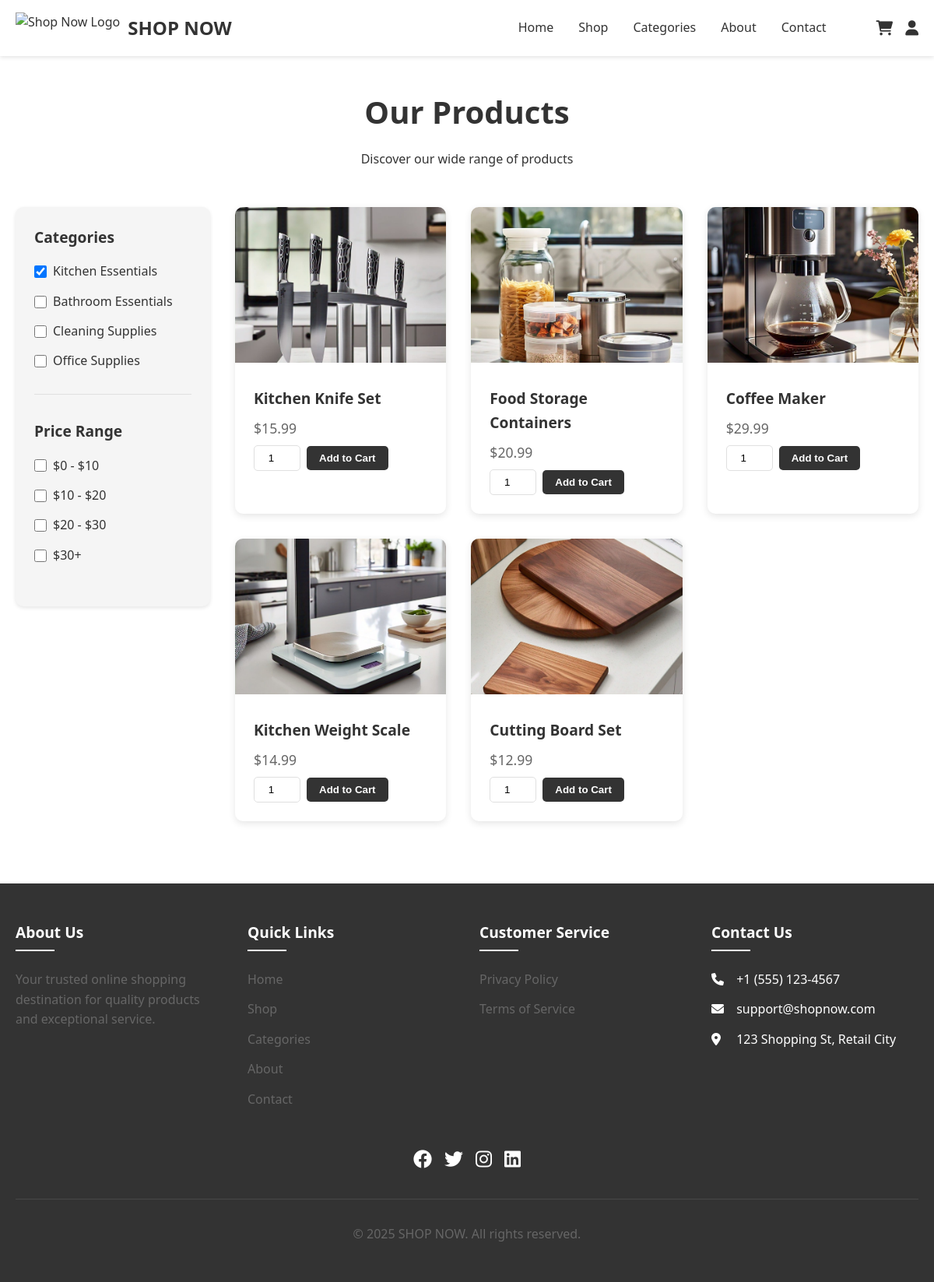
The app's page /shop.php?category=kitchen with its own data.
### tables this page shows
CREATE TABLE `products` (
  `id` int(11) NOT NULL,
  `name` varchar(255) NOT NULL,
  `description` text DEFAULT NULL,
  `price` decimal(10,2) NOT NULL,
  `stock_quantity` int(11) NOT NULL DEFAULT 0,
  `category` varchar(100) DEFAULT NULL,
  `image_url` text DEFAULT NULL,
  `created_at` datetime DEFAULT current_timestamp(),
  `updated_at` datetime DEFAULT current_timestamp() ON UPDATE current_timestamp()
);

### db_functions.php (called while the page is built, shortened)
<?php
$host = 'sql101.infinityfree.com';
$username = 'if0_38793211';
$password = 'shopnow12345';
function db_connect() {
    global $host, $username, $password, $database;
    $conn = mysqli_connect($host, $username, $password);
    return $conn;
}
function get_all_products() {
    $conn = db_connect();
    $query = "SELECT * FROM products";
    $result = mysqli_query($conn, $query);
    $products = [];
    while ($row = mysqli_fetch_array($result)) {
        $products[] = $row;
    }
    return $products;
}
?>

### shop.php (the view, shortened to what this page needs)
<?php
require 'db_functions.php';
function get_db_connection() {
    $conn = mysqli_connect('localhost', 'root', '');
    return $conn;
}
function get_user_data($conn, $user_id) {
    $user_name = '';
    $profile_image = 'https://cdn-icons-png.flaticon.com/512/149/149071.png';
    return ['user_name' => $user_name, 'profile_image' => $profile_image];
}
$conn = get_db_connection();
$user_data = get_user_data($conn, isset($_SESSION['user_id']) ? $_SESSION['user_id'] : null);
$user_name = $user_data['user_name'];
$profile_image = $user_data['profile_image'];
$products = get_all_products();
$selectedCategory = isset($_GET['category']) ? $_GET['category'] : '';
$filteredProducts = $selectedCategory ?
    array_filter($products, function($product) use ($selectedCategory) {
        return $product['category'] === $selectedCategory;
    }) :
    $products;
?>
<!DOCTYPE html>
<html lang="en">
<head>
    <link rel="stylesheet" href="https://cdnjs.cloudflare.com/ajax/libs/font-awesome/6.0.0/css/all.min.css">
</head>
<body>
    <header>
        <div class="container">
            <nav>
                <div class="logo-container">
                    <img src="https://cdn-icons-png.flaticon.com/512/1374/1374128.png" alt="Shop Now Logo" class="logo-img">
                    <a href="index.php" class="logo">SHOP NOW</a>
                </div>
                <div class="nav-links" id="navLinks">
                    <ul>
                        <li><a href="index.php">Home</a></li>
                        <li><a href="shop.php">Shop</a></li>
                        <li><a href="categories.php">Categories</a></li>
                        <li><a href="about.php">About</a></li>
                        <li><a href="contact.php">Contact</a></li>
                    </ul>
                    <div class="nav-icons">
                        <a href="cart.php" class="nav-icon"><i class="fas fa-shopping-cart"></i></a>
                        <?php if (isset($_SESSION['user_id'])): ?>
                            <div class="profile-container">
                                <img src="<?php echo htmlspecialchars($profile_image); ?>" alt="Profile" class="profile-image">
                                <span class="user-name"><?php echo htmlspecialchars($user_name); ?></span>
                                <div class="dropdown">
                                    <a href="logout.php">Logout</a>
                                </div>
                            </div>
                        <?php else: ?>
                            <a href="signin.php" class="nav-icon"><i class="fas fa-user"></i></a>
                        <?php endif; ?>
                    </div>
                </div>
            </nav>
        </div>
    </header>
    <main>
        <div class="container">
            <div class="shop-header">
                <h1>Our Products</h1>
                <p>Discover our wide range of products</p>
            </div>
            <div class="shop-content">
                <aside class="filters">
                    <div class="filter-section">
                        <h3>Categories</h3>
                        <ul class="filter-options">
                            <li><label><input type="checkbox" name="category" value="kitchen"> Kitchen Essentials</label></li>
                            <li><label><input type="checkbox" name="category" value="bathroom"> Bathroom Essentials</label></li>
                            <li><label><input type="checkbox" name="category" value="cleaning"> Cleaning Supplies</label></li>
                            <li><label><input type="checkbox" name="category" value="office"> Office Supplies</label></li>
                        </ul>
                    </div>
                    <div class="filter-section">
                        <h3>Price Range</h3>
                        <ul class="filter-options">
                            <li><label><input type="checkbox" name="price" value="0-10"> $0 - $10</label></li>
                            <li><label><input type="checkbox" name="price" value="10-20"> $10 - $20</label></li>
                            <li><label><input type="checkbox" name="price" value="20-30"> $20 - $30</label></li>
                            <li><label><input type="checkbox" name="price" value="30+"> $30+</label></li>
                        </ul>
                    </div>
                </aside>
                <div class="products-section">
                    <div class="products-grid" id="productsGrid">
                        <?php foreach ($filteredProducts as $product): ?>
                            <div class="product-card" data-category="<?php echo htmlspecialchars($product['category']); ?>" data-price="<?php echo $product['price']; ?>">
                                <img src="<?php echo htmlspecialchars($product['image_url']); ?>" alt="<?php echo htmlspecialchars($product['name']); ?>" class="product-image">
                                <div class="product-info">
                                    <h3 class="product-title"><?php echo htmlspecialchars($product['name']); ?></h3>
                                    <p class="product-price">$<?php echo number_format($product['price'], 2); ?></p>
                                    <form method="post" action="cart.php" class="add-to-cart-form">
                                        <input type="number" name="quantity" value="1" min="1" max="<?php echo $product['stock_quantity']; ?>" class="quantity-input">
                                        <button type="submit" name="add_to_cart" class="add-to-cart">Add to Cart</button>
                                    </form>
                                </div>
                            </div>
                        <?php endforeach; ?>
                    </div>
                </div>
            </div>
        </div>
    </main>
    <footer>
        <div class="container">
            <div class="footer-grid">
                <div class="footer-section">
                    <h3>About Us</h3>
                    <p>Your trusted online shopping destination for quality products and exceptional service.</p>
                </div>
                <div class="footer-section">
                    <h3>Quick Links</h3>
                    <ul>
                        <li><a href="index.php">Home</a></li>
                        <li><a href="shop.php">Shop</a></li>
                        <li><a href="categories.php">Categories</a></li>
                        <li><a href="about.php">About</a></li>
                        <li><a href="contact.php">Contact</a></li>
                    </ul>
                </div>
                <div class="footer-section">
                    <h3>Customer Service</h3>
                    <ul>
                        <li><a href="#">Privacy Policy</a></li>
                        <li><a href="#">Terms of Service</a></li>
                    </ul>
                </div>
                <div class="footer-section">
                    <h3>Contact Us</h3>
                    <ul>
                        <li><i class="fas fa-phone"></i> +1 (555) 123-4567</li>
                        <li><i class="fas fa-envelope"></i> support@shopnow.com</li>
                        <li><i class="fas fa-map-marker-alt"></i> 123 Shopping St, Retail City</li>
                    </ul>
                </div>
            </div>
            <div class="social-links">
                <a href="#"><i class="fab fa-facebook"></i></a>
                <a href="#"><i class="fab fa-twitter"></i></a>
                <a href="#"><i class="fab fa-instagram"></i></a>
                <a href="#"><i class="fab fa-linkedin"></i></a>
            </div>
            <p class="copyright">© 2025 SHOP NOW. All rights reserved.</p>
        </div>
    </footer>
</body>
</html>

### shop.php (style rules this page uses)
:root { --primary-color: #ffffff; --secondary-color: #f5f5f5; --accent-color: #333333; --text-color: #333333; --light-text: #666666; --border-color: #e0e0e0; }
* { margin: 0; padding: 0; box-sizing: border-box; }
body { font-family: 'Segoe UI', Tahoma, Geneva, Verdana, sans-serif; line-height: 1.6; color: var(--text-color); background-color: var(--primary-color); }
.container { max-width: 1200px; margin: 0 auto; padding: 0 20px; }
header { background-color: var(--primary-color); color: var(--text-color); padding: 1rem 0; position: fixed; width: 100%; top: 0; z-index: 1000; box-shadow: 0 2px 5px rgba(0,0,0,0.1); }
.logo-container { display: flex; align-items: center; gap: 10px; }
.logo-img { height: 40px; width: auto; }
nav { display: flex; justify-content: space-between; align-items: center; }
.logo { font-size: 1.5rem; font-weight: bold; color: var(--text-color); text-decoration: none; }
.nav-links { display: flex; gap: 2rem; align-items: center; }
nav ul { display: flex; list-style: none; gap: 2rem; }
nav ul li a { color: var(--text-color); text-decoration: none; font-weight: 500; transition: color 0.3s ease; }
.nav-icons { display: flex; gap: 1rem; margin-left: 2rem; }
.nav-icon { color: var(--text-color); font-size: 1.2rem; transition: color 0.3s ease; }
main { margin-top: 80px; padding: 2rem 0; }
.shop-header { text-align: center; margin-bottom: 3rem; }
.shop-header h1 { font-size: 2.5rem; color: var(--accent-color); margin-bottom: 1rem; }
.shop-content { display: grid; grid-template-columns: 250px 1fr; gap: 2rem; }
.filters { background: var(--secondary-color); padding: 1.5rem; border-radius: 10px; box-shadow: 0 2px 5px rgba(0,0,0,0.1); position: sticky; top: 100px; height: fit-content; }
.filter-section { margin-bottom: 2rem; padding-bottom: 1rem; border-bottom: 1px solid var(--border-color); }
.filter-section:last-child { border-bottom: none; margin-bottom: 0; }
.filter-section h3 { color: var(--accent-color); margin-bottom: 1rem; font-size: 1.2rem; }
.filter-options { list-style: none; }
.filter-options li { margin-bottom: 0.8rem; }
.filter-options label { display: flex; align-items: center; gap: 0.5rem; cursor: pointer; color: var(--text-color); transition: color 0.3s ease; }
.filter-options input[type="checkbox"] { width: 16px; height: 16px; cursor: pointer; }
.products-grid { display: grid; grid-template-columns: repeat(auto-fill, minmax(250px, 1fr)); gap: 2rem; }
.product-card { background: var(--primary-color); border-radius: 10px; overflow: hidden; box-shadow: 0 3px 10px rgba(0,0,0,0.1); transition: transform 0.3s ease; }
.product-image { width: 100%; height: 200px; object-fit: cover; }
.product-info { padding: 1.5rem; }
.product-title { font-size: 1.2rem; margin-bottom: 0.5rem; color: var(--accent-color); }
.product-price { font-size: 1.1rem; color: var(--light-text); margin-bottom: 0.5rem; }
.add-to-cart-form { display: flex; align-items: center; gap: 0.5rem; }
.quantity-input { width: 60px; padding: 0.5rem; border: 1px solid var(--border-color); border-radius: 5px; text-align: center; }
.add-to-cart { padding: 0.5rem 1rem; background-color: var(--accent-color); color: var(--primary-color); border: none; border-radius: 5px; font-weight: bold; transition: background-color 0.3s ease; cursor: pointer; }
footer { background-color: var(--accent-color); color: var(--primary-color); padding: 3rem 0; margin-top: 3rem; }
.footer-grid { display: grid; grid-template-columns: repeat(auto-fit, minmax(250px, 1fr)); gap: 2rem; }
.footer-section h3 { color: var(--primary-color); margin-bottom: 1.5rem; font-size: 1.2rem; position: relative; padding-bottom: 0.5rem; }
.footer-section h3::after { content: ''; position: absolute; bottom: 0; left: 0; width: 50px; height: 2px; background-color: var(--primary-color); }
.footer-section p { color: var(--light-text); line-height: 1.6; }
.footer-section ul { list-style: none; }
.footer-section ul li { margin-bottom: 0.8rem; }
.footer-section ul li a { color: var(--light-text); text-decoration: none; transition: color 0.3s ease; }
.footer-section ul li i { margin-right: 0.5rem; width: 20px; }
.social-links { margin-top: 2rem; display: flex; gap: 1rem; justify-content: center; }
.social-links a { color: var(--primary-color); font-size: 1.5rem; transition: color 0.3s ease; }
.copyright { text-align: center; margin-top: 2rem; padding-top: 2rem; border-top: 1px solid rgba(255, 255, 255, 0.1); color: var(--light-text); }

### records on screen
products: image_url (picture), name "Kitchen Knife Set", price "15.99"
products: image_url (picture), name "Food Storage Containers", price "20.99"
products: image_url (picture), name "Coffee Maker", price "29.99"
products: image_url (picture), name "Kitchen Weight Scale", price "14.99"
products: image_url (picture), name "Cutting Board Set", price "12.99"
